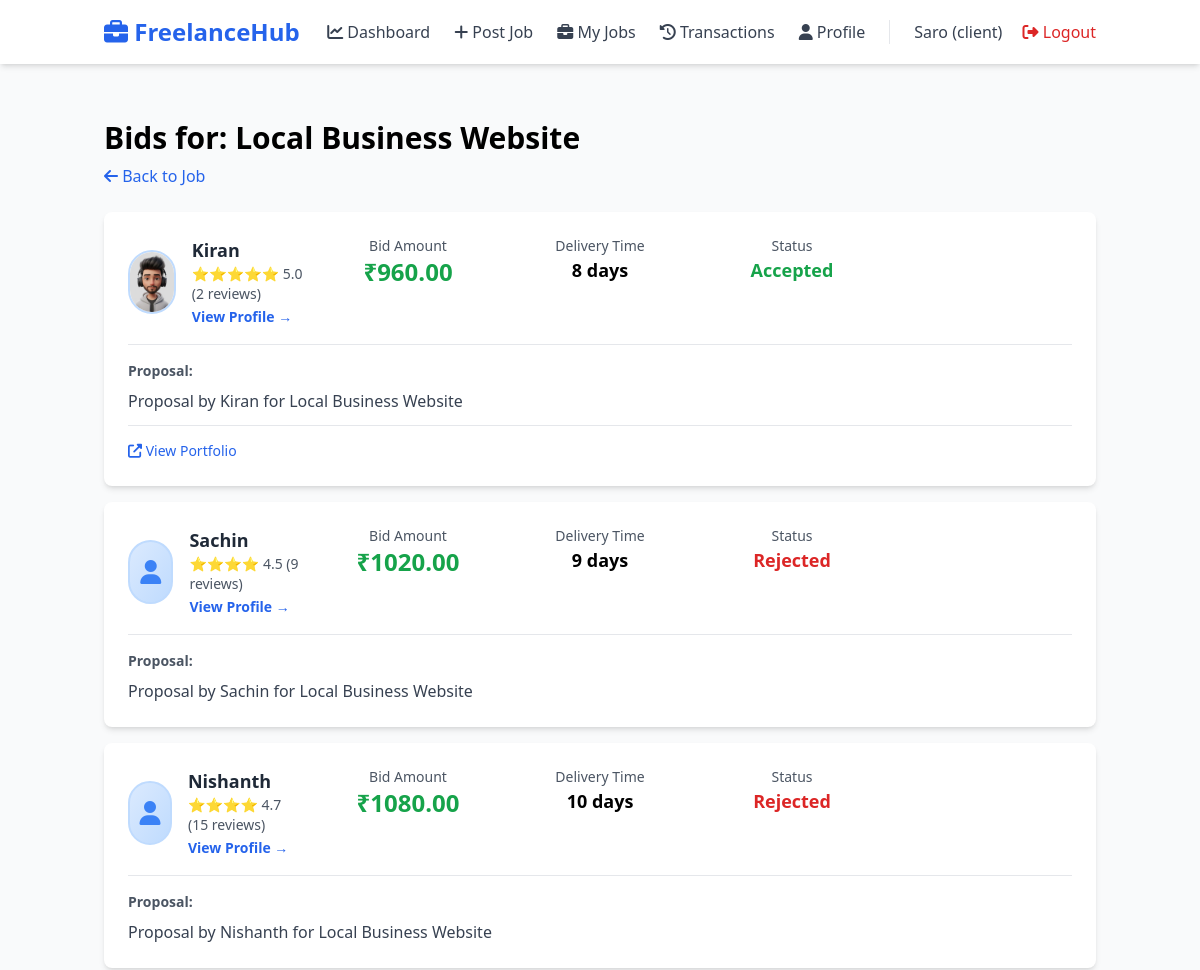
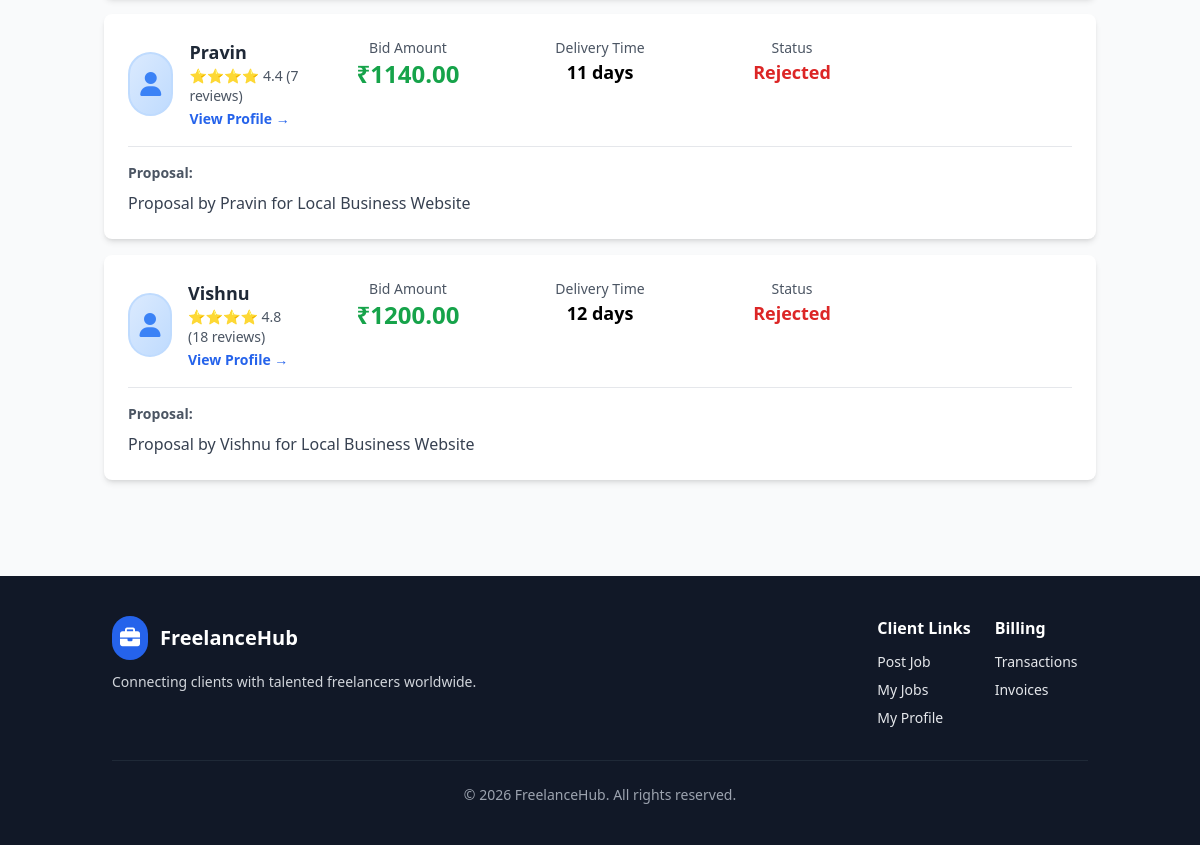
/job/1/bids (signed in), run on an earlier commit of the app's database (2 pictures, top to bottom).
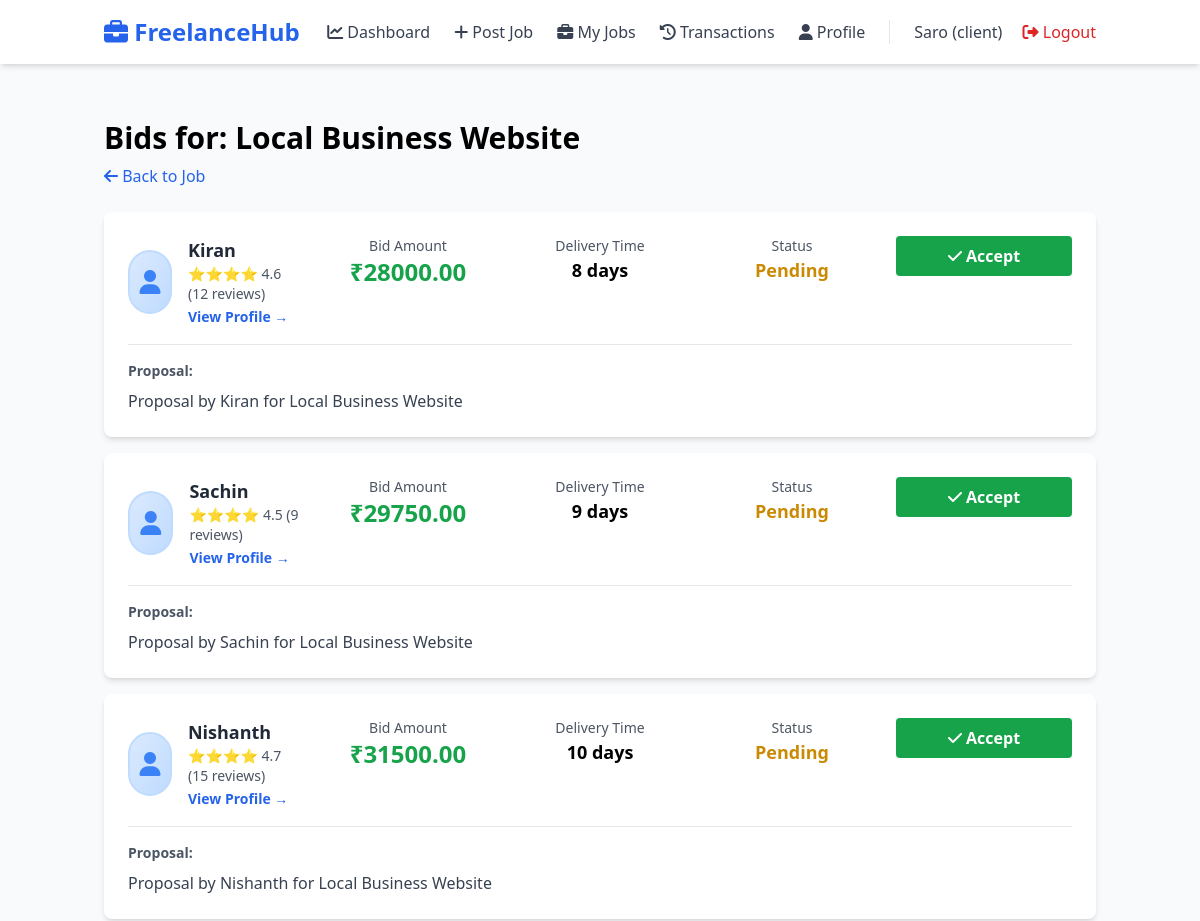
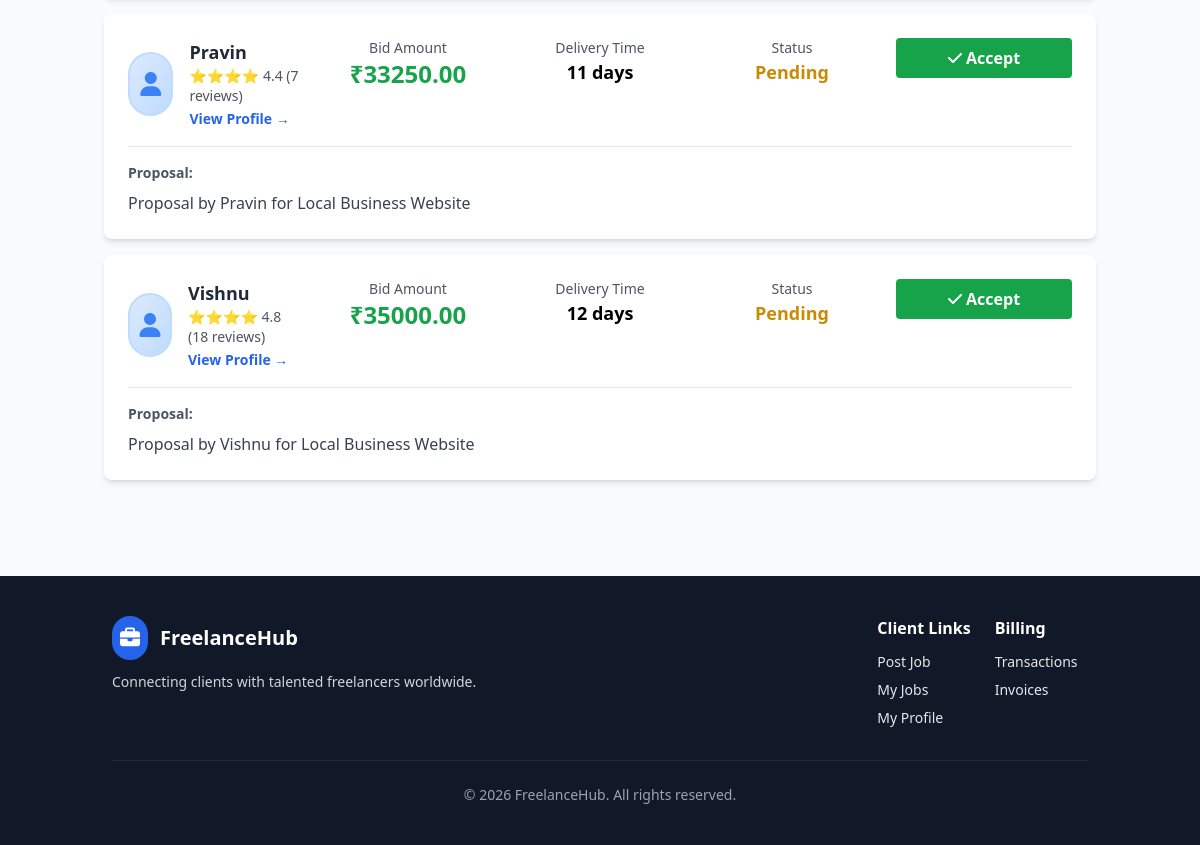
And on a later commit of the database (2 pictures, top to bottom).
### models.py (models this page shows, shortened)
class Bid(db.Model):
    __tablename__ = 'bids'
    id = db.Column(db.Integer, primary_key=True)
    job_id = db.Column(db.Integer, db.ForeignKey('jobs.id'), nullable=False, index=True)
    freelancer_id = db.Column(db.Integer, db.ForeignKey('users.id'), nullable=False, index=True)
    amount = db.Column(db.Float, nullable=False)
    proposal = db.Column(db.Text, nullable=False)
    delivery_days = db.Column(db.Integer)
    status = db.Column(db.String(20), default='pending')  # pending, accepted, rejected
    created_at = db.Column(db.DateTime, default=datetime.utcnow)

class FreelancerProfile(db.Model):
    __tablename__ = 'freelancer_profiles'
    id = db.Column(db.Integer, primary_key=True)
    user_id = db.Column(db.Integer, db.ForeignKey('users.id'), nullable=False, index=True)
    bio = db.Column(db.Text)
    skills = db.Column(db.String(500))  # comma-separated
    portfolio_link = db.Column(db.String(255))
    profile_image = db.Column(db.String(255))  # filename
    avg_rating = db.Column(db.Float, default=0)
    total_reviews = db.Column(db.Integer, default=0)
    created_at = db.Column(db.DateTime, default=datetime.utcnow)

class User(UserMixin, db.Model):
    __tablename__ = 'users'
    id = db.Column(db.Integer, primary_key=True)
    name = db.Column(db.String(120), nullable=False)
    email = db.Column(db.String(120), unique=True, nullable=False, index=True)
    password_hash = db.Column(db.String(255), nullable=False)
    role = db.Column(db.String(20), nullable=False)  # 'client' or 'freelancer'
    created_at = db.Column(db.DateTime, default=datetime.utcnow)
    freelancer_profile = db.relationship('FreelancerProfile', uselist=False, backref='user', cascade='all, delete-orphan')
    jobs = db.relationship('Job', backref='client', foreign_keys='Job.client_id', cascade='all, delete-orphan')
    bids = db.relationship('Bid', backref='freelancer', cascade='all, delete-orphan')
    payments_as_client = db.relationship('Payment', foreign_keys='Payment.client_id', backref='client')
    payments_as_freelancer = db.relationship('Payment', foreign_keys='Payment.freelancer_id', backref='freelancer')
    reviews_given = db.relationship('Review', foreign_keys='Review.client_id', backref='client_reviewer')
    reviews_received = db.relationship('Review', foreign_keys='Review.freelancer_id', backref='freelancer_reviewed')
    def is_freelancer(self):
        return self.role == 'freelancer'
    def is_client(self):
        return self.role == 'client'

### app.py (the view)
    @app.route('/job/<int:job_id>/bids')
    @client_required
    def view_bids(job_id):
        job = Job.query.get_or_404(job_id)
        if job.client_id != current_user.id:
            flash('You do not have permission to view these bids.', 'danger')
            return redirect(url_for('my_jobs'))
        bids = Bid.query.filter_by(job_id=job_id).all()
        return render_template('bids.html', job=job, bids=bids)

### templates/bids.html (shortened to what the changed rows need)
{% extends "base.html" %}
{% block content %}
<div class="space-y-6">
    <div>
        <h1 class="text-3xl font-bold mb-2">Bids for: {% if job is defined and job %}{{ job.title }}{% else %}Job{% endif %}</h1>
    </div>
    {% if bids %}
        <div class="space-y-4">
            {% for bid in bids %}
                <div class="bg-white rounded-lg shadow-md p-6 hover:shadow-lg transition">
                    <div class="grid md:grid-cols-5 gap-4 items-start mb-4">
                        <div class="flex items-center gap-4">
                            {% if bid.freelancer and bid.freelancer.freelancer_profile and bid.freelancer.freelancer_profile.profile_image %}
                                <img src="{{ url_for('uploaded_file', filename=bid.freelancer.freelancer_profile.profile_image) }}"
                                     onerror="this.src='https://via.placeholder.com/60'"
                                     class="w-16 h-16 rounded-full object-cover border-2 border-blue-200">
                            {% else %}
                                <div class="w-16 h-16 rounded-full bg-gradient-to-br from-blue-100 to-blue-200 flex items-center justify-center border-2 border-blue-200">
                                    <i class="fas fa-user text-2xl text-blue-500"></i>
                                </div>
                            {% endif %}
                            <div>
                                <h3 class="text-lg font-bold text-gray-800">{{ bid.freelancer.name if bid.freelancer else 'Freelancer' }}</h3>
                                {% if bid.freelancer and bid.freelancer.freelancer_profile %}
                                    <p class="text-sm text-gray-600">
                                        <span class="text-yellow-500">
                                            {% for i in range(bid.freelancer.freelancer_profile.avg_rating|int) %}⭐{% endfor %}
                                        </span>
                                        {{ "%.1f"|format(bid.freelancer.freelancer_profile.avg_rating) }}
                                        ({{ bid.freelancer.freelancer_profile.total_reviews }} reviews)
                                    </p>
                                    <a href="{{ url_for('view_freelancer_profile', user_id=bid.freelancer.id) }}" class="text-blue-600 hover:text-blue-700 text-sm font-semibold">
                                        View Profile →
                                    </a>
                                {% endif %}
                            </div>
                        </div>
                        <div class="text-center">
                            <p class="text-gray-600 text-sm">Bid Amount</p>
                            <p class="text-2xl font-bold text-green-600">₹{{ "%.2f"|format(bid.amount) }}</p>
                        </div>
                        <div class="text-center">
                            <p class="text-gray-600 text-sm">Delivery Time</p>
                            <p class="text-lg font-semibold">{{ bid.delivery_days }} days</p>
                        </div>
                        <div class="text-center">
                            <p class="text-gray-600 text-sm">Status</p>
                            <p class="text-lg font-semibold
                                {% if bid.status == 'accepted' %}text-green-600
                                {% elif bid.status == 'rejected' %}text-red-600
                                {% else %}text-yellow-600{% endif %}">
                                {{ bid.status|capitalize }}
                            </p>
                        </div>
                        <div class="text-right">
                            {% if job and job.status == 'open' and bid.status == 'pending' and not job.accepted_bid_id %}
                                <form method="POST" action="{{ url_for('accept_bid', bid_id=bid.id) }}" style="display:inline">
                                    <button type="submit" class="bg-green-600 text-white px-6 py-2 rounded font-semibold hover:bg-green-700 w-full">
                                        <i class="fas fa-check"></i> Accept
                                    </button>
                                </form>
                            {% endif %}
                        </div>
                    </div>
                    <div class="border-t pt-4">
                        <p class="text-gray-600 text-sm mb-2"><strong>Proposal:</strong></p>
                        <p class="text-gray-700">{{ bid.proposal }}</p>
                    </div>
                    {% if bid.freelancer.freelancer_profile and bid.freelancer.freelancer_profile.portfolio_link %}
                        <div class="mt-3 pt-3 border-t">
                            <a href="{{ bid.freelancer.freelancer_profile.portfolio_link }}" target="_blank" class="text-blue-600 hover:underline text-sm">
                                <i class="fas fa-external-link-alt"></i> View Portfolio
                            </a>
                        </div>
                    {% endif %}
                </div>
            {% endfor %}
        </div>
    {% else %}
        <div class="bg-white p-12 rounded-lg shadow-md text-center">
            <p class="text-gray-600 text-lg">No bids received yet. Share your job to attract more bidders.</p>
        </div>
    {% endif %}
</div>
{% endblock %}

What changed in the data, as far as the page shows it:
changed Job "Local Business Website": status "completed" → "open" (drawn)
changed Bid "Proposal by Kiran for Local Business Website": freelancer.freelancer_profile.total_reviews "2" → "12"; amount "960.00" → "28000.00"; status "Accepted" → "Pending"; profile_image: picture removed; text "View Portfolio" → "Accept"
changed FreelancerProfile (number 1 of 5 on the later page): avg_rating 5 → 4.6 (drawn); freelancer.freelancer_profile.avg_rating "5.0" → "4.6"; portfolio_link "https://myportfolio.com" → empty (drawn)
changed Bid "Proposal by Sachin for Local Business Website": amount "1020.00" → "29750.00"; status "Rejected" → "Pending"; now shows "Accept"
changed Bid "Proposal by Nishanth for Local Business Website": amount "1080.00" → "31500.00"; status "Rejected" → "Pending"; now shows "Accept"
changed Bid "Proposal by Pravin for Local Business Website": amount "1140.00" → "33250.00"; status "Rejected" → "Pending"; now shows "Accept"
changed Bid "Proposal by Vishnu for Local Business Website": amount "1200.00" → "35000.00"; status "Rejected" → "Pending"; now shows "Accept"
